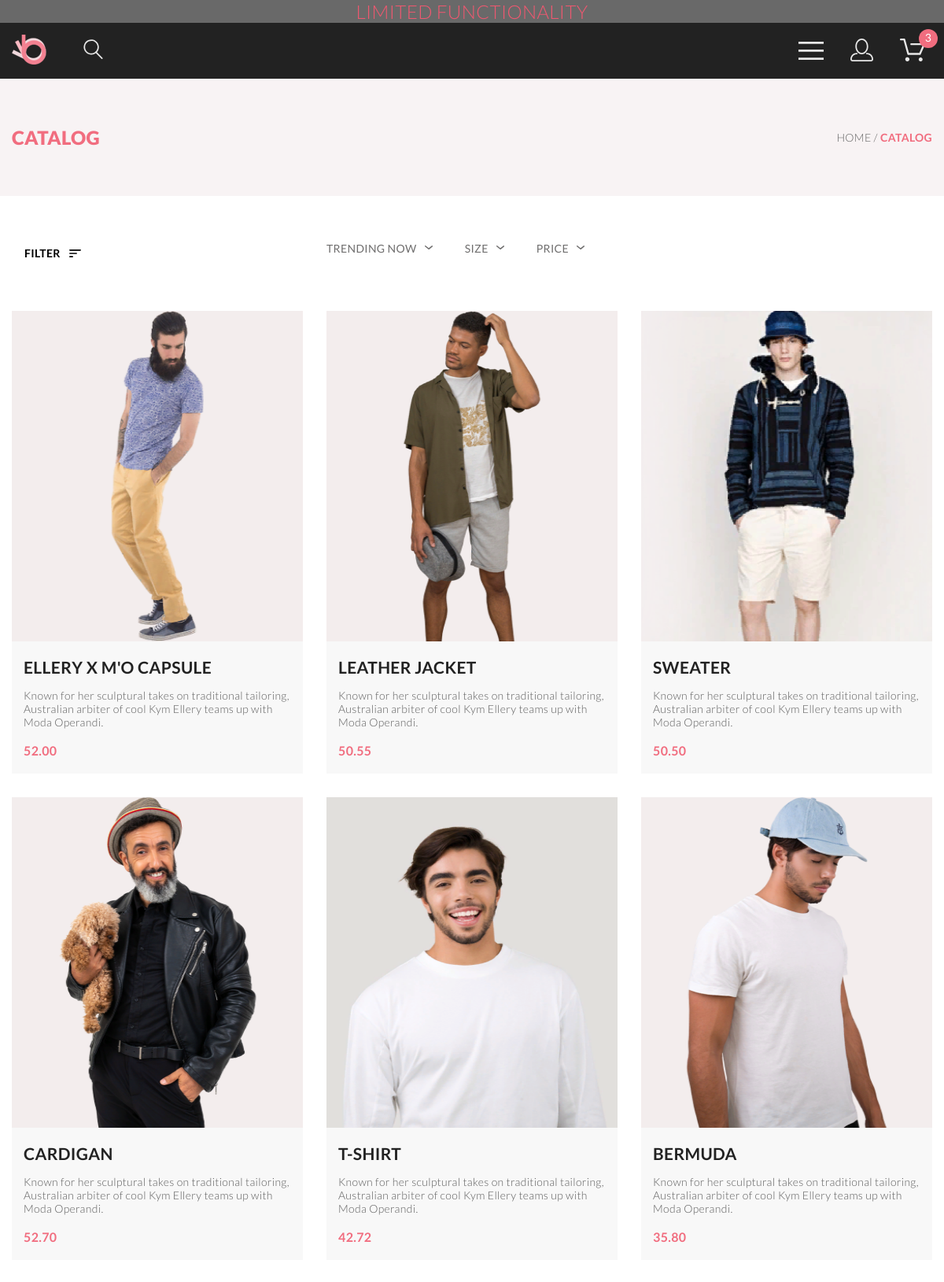
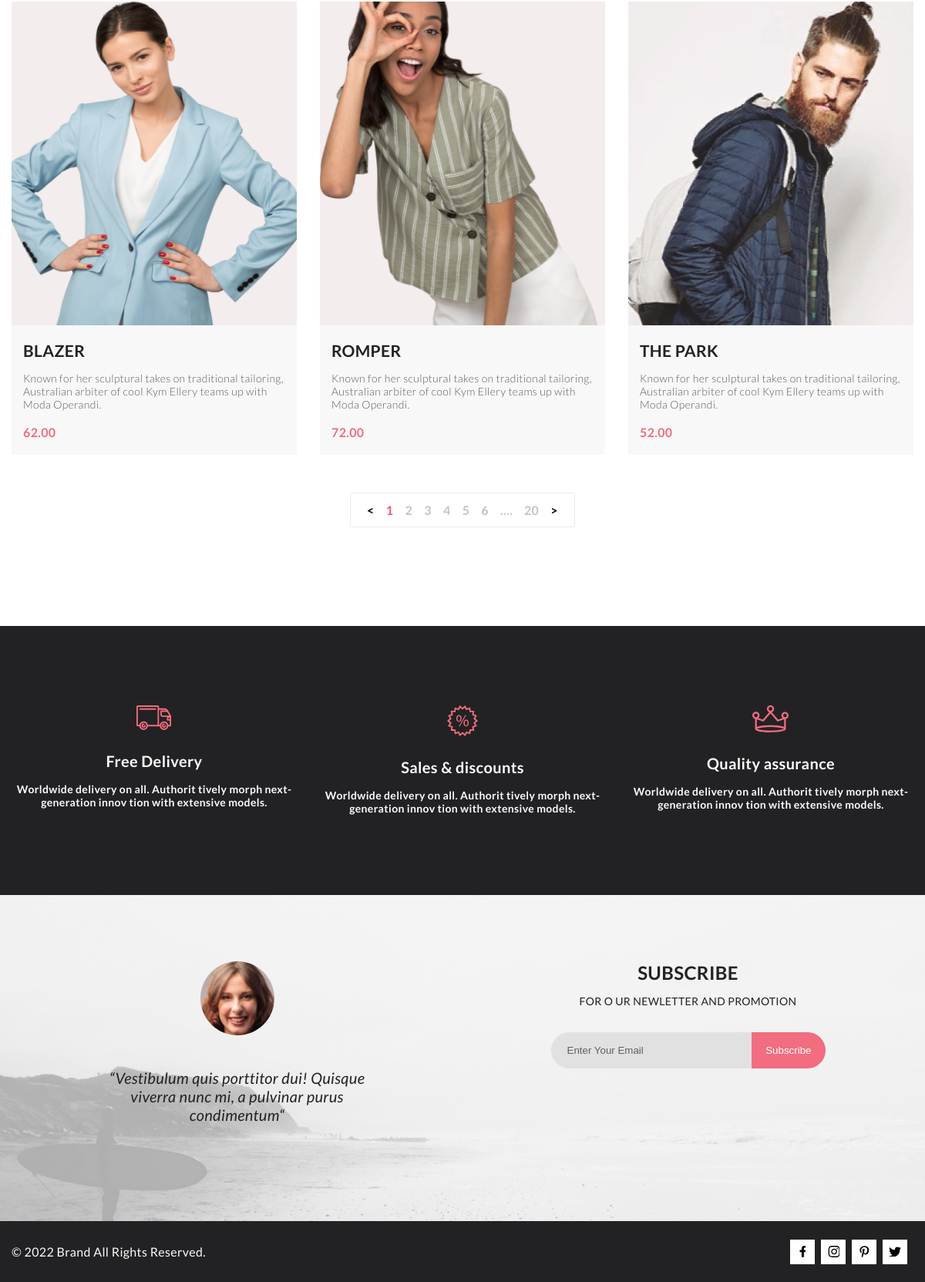
/catalog (signed in), run on the app's committed database (2 pictures, top to bottom).
### tables this page shows
CREATE TABLE `products` (
  `id` bigint UNSIGNED NOT NULL,
  `name` varchar(255) DEFAULT NULL,
  `brand_id` bigint UNSIGNED DEFAULT NULL,
  `category_id` bigint UNSIGNED DEFAULT NULL,
  `description` text,
  `price` decimal(11,2) DEFAULT NULL
);

CREATE TABLE `media` (
  `id` bigint UNSIGNED NOT NULL,
  `filename` varchar(255) DEFAULT NULL,
  `metadata` json DEFAULT NULL
);

### engine/core.php (called while the page is built, shortened)
<?php
function renderPage($page, $params): bool|string
{
    return renderTemplate(LAYOUTS_DIR . 'main', [
        'header' => renderTemplate('header', controllerHeaderCart()),
        'content' => renderTemplate($page, $params),
        'footer' => renderTemplate('footer', getFooter()),
    ]);
}
function renderTemplate($page, $params): bool|string
{
    extract($params);
    include TEMPLATES_DIR . $page . '.php';
    return ob_get_clean();
}

### public/index.php (called while the page is built, shortened)
<?php
$authorization = false;
if (checkedAuth()) {
    $authorization = true;
}
$urlArray = explode('/', $_SERVER['REQUEST_URI']);
controllerMain($urlArray, $authorization);

### db/workDataBase.php (called while the page is built, shortened)
<?php
function _connectDB(): mysqli
{
    static $connectBase = null;
    if (!$connectBase) {
        $connectBase = @mysqli_connect(HOSTNAME, USERNAME, PASSWORD, DATABASE) or die('cloud not connect: ' . mysqli_connect_error());
    }
    return $connectBase;
}
function _dataBaseQuery($sqlQuery): mysqli_result|bool
{
    return mysqli_query(_connectDB(), $sqlQuery);
}
function arrayElementData($sqlQuery): array
{
    $resultQuery = _dataBaseQuery($sqlQuery);
    $listData = [];
    while ($row = mysqli_fetch_assoc($resultQuery)) {
        $listData[] = $row;
    };
    return $listData;
}

### db/SQLQuery.php (called while the page is built, shortened)
<?php
function dataOnePage($count): array
{
    $sqlOnePage = 'SELECT media.filename, products.id, products.name,
                          products.description, products.price
                   FROM products
                     JOIN photo_products ON photo_products.product_id = products.id
                       JOIN media ON media.id = photo_products.media_id
                   ORDER BY RAND() LIMIT ' . $count;
    return arrayElementData($sqlOnePage);
}

### templates/catalog.php (the view, shortened to what this page needs)
<section class="introduction">
    <div class="introduction__item container">
        <h1 class="introduction__title"><?= $title ?></h1>
        <p class="introduction__address">
            Home /
            <span class="introduction__address_color"><?= $title ?></span>
        </p>
    </div>
</section>
<main>
    <div class="filter container grid">
        <div class="filter__menu filter-menu">
            <label for="filter" class="filter-menu__label">
                <span class="filter-menu__label_name">Filter</span>
            </label>
        </div>
        <div class="filter-items">
            <div class="filter-items__item filter-item">
                <label for="trending" class="filter-item__label">
                    <span class="filter-item__label_name">Trending now</span>
                </label>
            </div>
            <div class="filter-items__item filter-item">
                <label for="size" class="filter-item__label">
                    <span class="filter-item__label_name">Size</span>
                </label>
            </div>
            <div class="filter-items__item filter-item">
                <label for="price" class="filter-item__label">
                    <span class="filter-item__label_name">Price</span>
                </label>
            </div>
        </div>
    </div>
    <section class="product container">
        <div class="product-items grid">
            <?php foreach ($dataBase as $product): ?>
                <figure class="product-items__item product-item">
                    <div class="suggestion-item__photo product-item__photo">
                        <img
                                class="product-item__photo_image"
                                src="/<?= IMAGES_DIR, $product['filename'] ?>"
                                alt="photo"
                        />
                        <div class="product-item__hover">
                            <button class="product-item__hover-dorder  button-js" data-id="<?= $product['id'] ?>">
                                <span class="product-item__hover-text">Add to Cart</span>
                            </button>
                        </div>
                    </div>
                    <figcaption class="product-item__text">
                        <a href="/product/<?= $product['id'] ?>">
                            <h2 class="product-item__text-title"><?= $product['name'] ?></h2>
                            <p class="product-item__text-description">
                                <?= $product['description'] ?>
                            </p>
                            <h3 class="product-item__text-price"><?= $product['price'] ?></h3>
                        </a>
                    </figcaption>
                </figure>
            <?php endforeach; ?>
        </div>
        <div class="product-bottom">
            <nav class="product-pagination">
                <a
                        class="product-pagination__link product-pagination__link_color"
                        href="#"
                >&lt;</a
                >
                <a
                        class="product-pagination__link product-pagination__link_active"
                        href="#"
                >1</a
                >
                <a class="product-pagination__link" href="#">2</a>
                <a class="product-pagination__link" href="#">3</a>
                <a class="product-pagination__link" href="#">4</a>
                <a class="product-pagination__link" href="#">5</a>
                <a class="product-pagination__link" href="#">6</a>
                <a class="product-pagination__link" href="#">....</a>
                <a class="product-pagination__link" href="#">20</a>
                <a
                        class="product-pagination__link product-pagination__link_color"
                        href="#"
                >&gt;</a
                >
            </nav>
        </div>
    </section>
</main>
<section class="reservation">
    <div class="reservation__items container">
        <a class="reservation__item" href="#">
            <h2 class="reservation__title">Free Delivery</h2>
            <h3 class="reservation__text">
                Worldwide delivery on all. Authorit tively morph next-generation innov
                tion with extensive models.
            </h3>
        </a>
        <a class="reservation__item" href="#">
            <h2 class="reservation__title">Sales & discounts</h2>
            <h3 class="reservation__text">
                Worldwide delivery on all. Authorit tively morph next-generation innov
                tion with extensive models.
            </h3>
        </a>
        <a class="reservation__item" href="#">
            <h2 class="reservation__title">Quality assurance</h2>
            <h3 class="reservation__text">
                Worldwide delivery on all. Authorit tively morph next-generation innov
                tion with extensive models.
            </h3>
        </a>
    </div>
</section>

### data on the page
products: media.filename (picture), name "ELLERY X M'O CAPSULE", description "Known for her sculptural takes on traditional tailoring, Australian arbiter of cool Kym Ellery teams up with Moda Operandi.", price "52.00"
products: media.filename (picture), name "LEATHER JACKET", description "Known for her sculptural takes on traditional tailoring, Australian arbiter of cool Kym Ellery teams up with Moda Operandi.", price "50.55"
products: media.filename (picture), name "SWEATER", description "Known for her sculptural takes on traditional tailoring, Australian arbiter of cool Kym Ellery teams up with Moda Operandi.", price "50.50"
products: media.filename (picture), name "CARDIGAN", description "Known for her sculptural takes on traditional tailoring, Australian arbiter of cool Kym Ellery teams up with Moda Operandi.", price "52.70"
products: media.filename (picture), name "T-SHIRT", description "Known for her sculptural takes on traditional tailoring, Australian arbiter of cool Kym Ellery teams up with Moda Operandi.", price "42.72"
products: media.filename (picture), name "BERMUDA", description "Known for her sculptural takes on traditional tailoring, Australian arbiter of cool Kym Ellery teams up with Moda Operandi.", price "35.80"
products: media.filename (picture), name "BLAZER", description "Known for her sculptural takes on traditional tailoring, Australian arbiter of cool Kym Ellery teams up with Moda Operandi.", price "62.00"
products: media.filename (picture), name "ROMPER", description "Known for her sculptural takes on traditional tailoring, Australian arbiter of cool Kym Ellery teams up with Moda Operandi.", price "72.00"
products: media.filename (picture), name "THE PARK", description "Known for her sculptural takes on traditional tailoring, Australian arbiter of cool Kym Ellery teams up with Moda Operandi.", price "52.00"

### other printed values
$counter "3"
$title "CATALOG"
$dateYear "2022"
$text "Brand All Rights Reserved."
